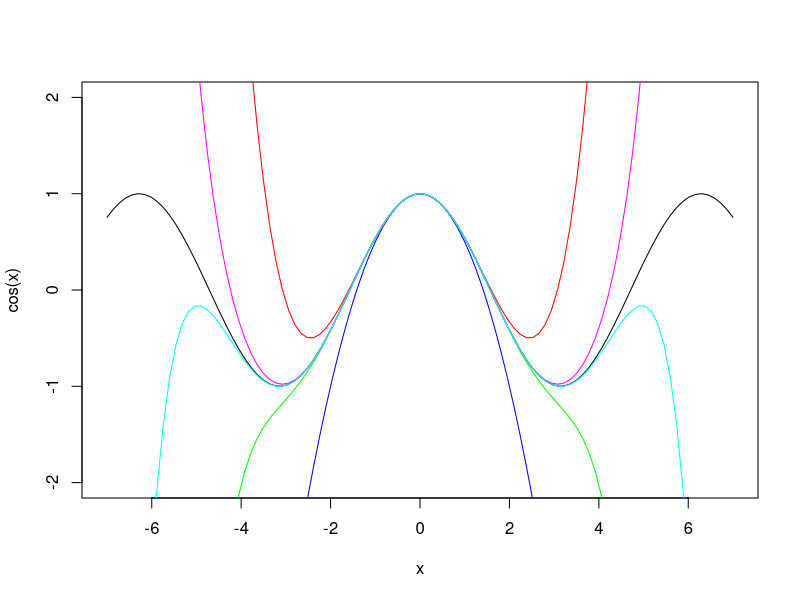
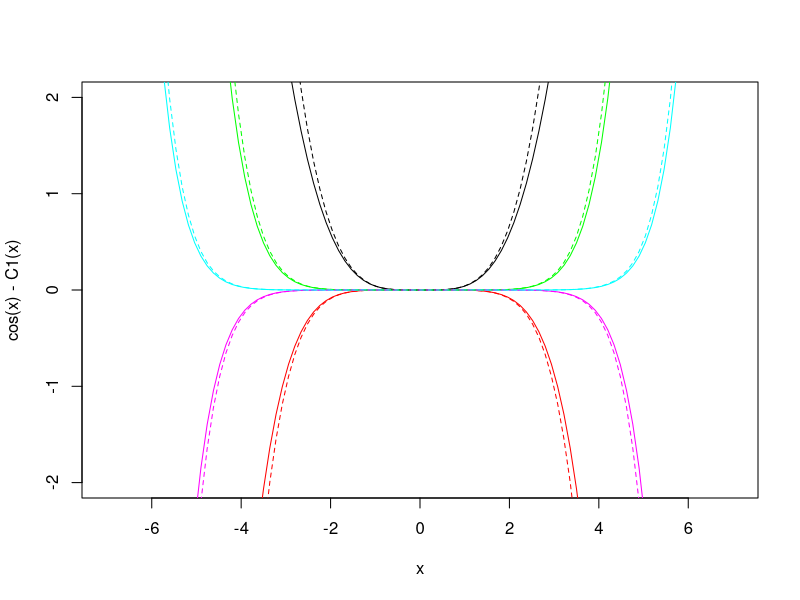
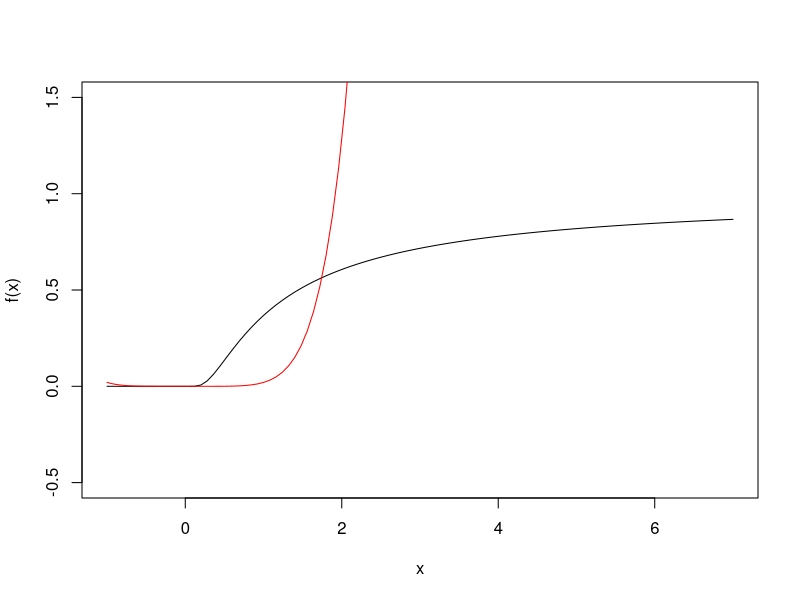
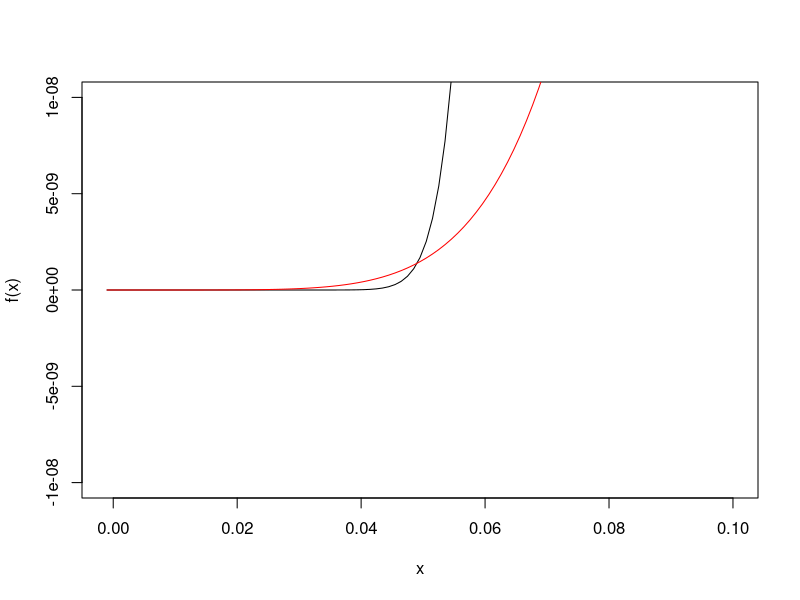
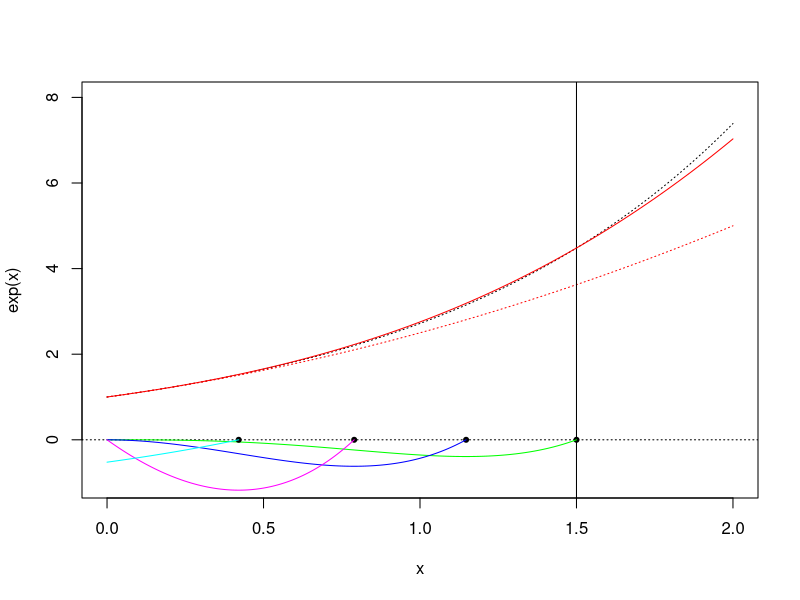

Generate these figures, in order, with R:
#Math 23 Script 2.4A-Taylor Series

#Last modified October 20, 2014 by Paul Bamberg

#Topic 1 - Convergence of the Taylor series for the cosine function

C1 <- function(x) 1 - x^2/2
C2 <- function(x) 1 - x^2/2 + x^4/24
C3 <- function(x) 1 - x^2/2 + x^4/24 - x^6/720
C4 <- function(x) 1 - x^2/2 + x^4/24 - x^6/720 + x^8/(8*7*720)
C5 <- function(x) 1 - x^2/2 + x^4/24 - x^6/720 + x^8/(8*7*720) - x^10/factorial(10)

curve(cos(x),  ylim = c(-2,2),from = -7, to = 7)
curve(C1(x),  col = "blue", add = TRUE)
curve(C2(x),  col = "red", add = TRUE)
curve(C3(x),  col = "green", add = TRUE)
curve(C4(x),  col = "magenta", add = TRUE)
curve(C5(x),  col = "cyan", add = TRUE)

#Each partial sum does well for a while then goes bad very quickly!

#Plot the remainders
curve(cos(x) - C1(x),  ylim = c(-2,2),from = -7, to = 7)
curve(cos(x) -C2(x),  col = "red", add = TRUE)
curve(cos(x) -C3(x),  col = "green", add = TRUE)
curve(cos(x) -C4(x),  col = "magenta", add = TRUE)
curve(cos(x) -C5(x),  col = "cyan", add = TRUE)

#Each remainder behaves like the first omitted term but falls a bit short.
curve(x^4/24, lty = 2, add = TRUE)
curve(-x^6/720, col = "red" ,lty = 2, add = TRUE)
curve(x^8/factorial(8),  col = "green",lty = 2, add = TRUE)
curve(-x^10/factorial(10),  col = "magenta", lty = 2,add = TRUE)
curve(x^12/factorial(12),  col = "cyan",lty = 2, add = TRUE)

#Topic 2 - A function that is not the sum of its Taylor series

f <- function(x) ifelse(x >0 , exp(-1/x), 0)
curve(f(x),  ylim = c(-0.5,1.5),from = -1, to = 7)

#The problem is that near x = 0, this function is less than any multiple of x^n
curve(x^6/50, col= "red",add = TRUE) #looks good

#But take a close-up look
curve(f(x),  ylim = c(-0.00000001,0.00000001),from = -0.001, to = 0.1)

#The problem is that near x = 0, this function is less than any multiple of x^n
curve(x^6/10, col= "red",add = TRUE)

#Topic 3 -- Illustrating Ross's proof of Taylor series with remainder.
#Evaluate the exponential of 1.5 using three terms plus remainder.

E <- function(x) 1 + x + x^2/2
curve(exp(x), ylim = c(-1,8), xlim = c(0,2), lty = 3)
curve(E(x), col = "red",  lty = 3 ,add = TRUE)
x0 <- 1.5
abline(v = x0)
abline(h = 0, lty = 3)
points(x0,0, pch = 20)
#Calculate the remainder at x = x0.
rem = exp(x0)-E(x0); rem
#Calculate the coefficient M 
M <- rem/(x0^3/6); M
Rolle0 <- function(x) exp(x) - E(x) - M*x^3/6
curve(10*Rolle0(x), , xlim = c(0,x0), col = "green", add = TRUE) #satisfies Rolle's theorem on (0,1.5)
x1 <- optimize(Rolle0, c(0,1.5), maximum = FALSE)$minimum; x1
points(x1,0, pch = 20)

Rolle1 <- function(x) exp(x) - (1+x) - M*x^2/2
curve(10*Rolle1(x), xlim = c(0,x1), col = "blue", add = TRUE) #satisfies Rolle's theorem on(0,x1)
x2 <- optimize(Rolle1, c(0,x1), maximum = FALSE)$minimum; x2
points(x2,0, pch = 20)

Rolle2 <- function(x) exp(x) - 1 - M*x
curve(10*Rolle2(x), xlim = c(0,x2),  col = "magenta", add = TRUE) #satisfies Rolle's theorem on(0,x2)
x3 <- optimize(Rolle2, c(0,x2), maximum = FALSE)$minimum; x3
points(x3,0, pch = 20)

Rolle3 <- function(x) exp(x)- M 
curve(Rolle3(x),xlim = c(0,x3), col = "cyan", add = TRUE) #equals 0 at x3

#So M equals the third derivative of the exponential function evaluated at x3
Taylor <- function(x) E(x) + exp(x3)*x^3/6
curve(Taylor(x), col = "red",  add = TRUE)

#Taylor series with remainder is exact at 1.5 and pretty good everywhere on (0,2)
